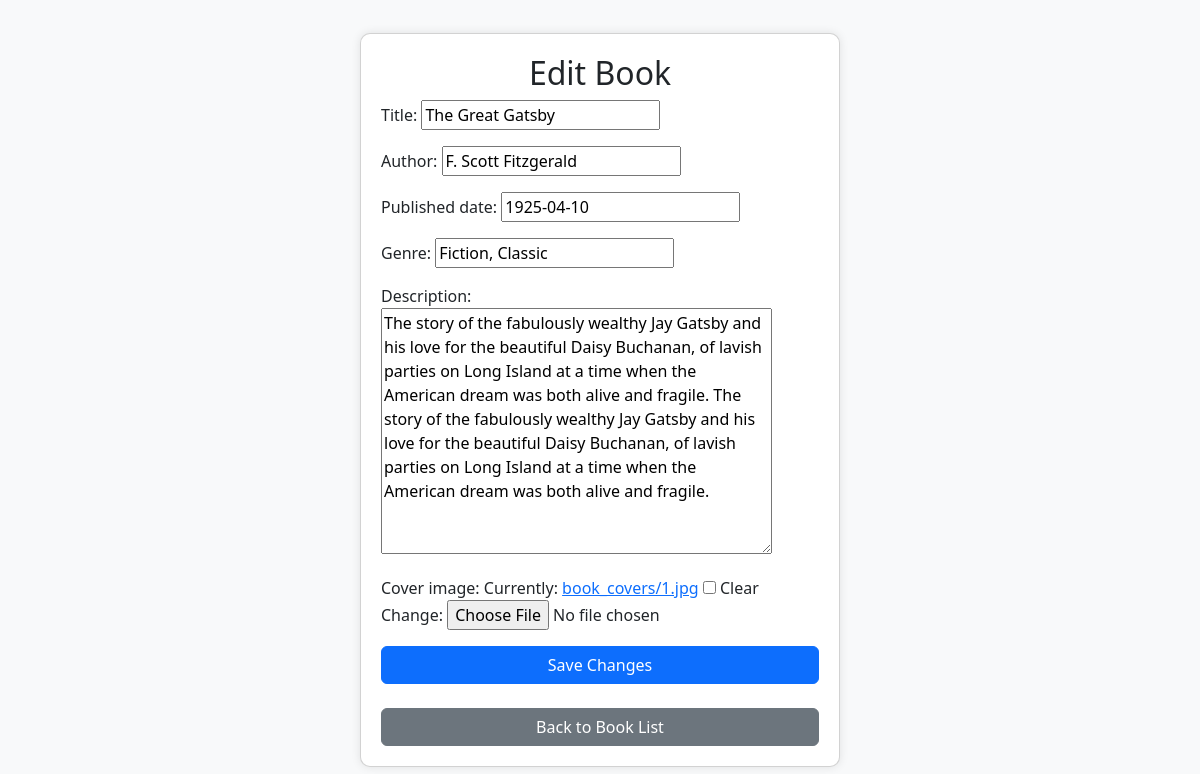
The page /books/edit/1/ on the database its author committed.
### books/models.py (models this page shows, shortened)
class Book(models.Model):
    title = models.CharField(max_length=200)
    author = models.CharField(max_length=200)
    published_date = models.DateField()
    genre = models.CharField(max_length=100)
    description = models.TextField()
    cover_image = models.ImageField(upload_to='book_covers/', blank=True, null=True)

### books/views.py (the view)
# urls.py: path('books/edit/<int:pk>/', EditBookView.as_view(), name='edit_book'),
class EditBookView(UpdateView):
    model = Book
    form_class = BookForm
    template_name = 'books/edit_book.html'
    context_object_name = 'book'
    success_url = reverse_lazy('book_list')

### books/forms.py
class BookForm(forms.ModelForm):
    class Meta:
        model = Book
        fields = ['title', 'author', 'published_date', 'genre', 'description', 'cover_image']

### books/templates/books/edit_book.html (shortened to what this page needs)
<!DOCTYPE html>
<html lang="en">
<head>
    <link href="https://cdn.jsdelivr.net/npm/bootstrap@5.3.0/dist/css/bootstrap.min.css" rel="stylesheet">
</head>
<body>
    <div class="card">
        <h2 class="text-center">Edit Book</h2>
        <form method="post" enctype="multipart/form-data">
            {{ form.as_p }}
            <button type="submit" class="btn btn-primary btn-save">Save Changes</button>
        </form>
        <br>
        <a href="{% url 'book_list' %}" class="btn btn-secondary w-100">Back to Book List</a>
    </div>
</body>
</html>

### books/templates/books/edit_book.html (style rules this page uses)
body { display: flex; justify-content: center; align-items: center; min-height: 100vh; background-color: #f8f9fa; }
.card { width: 40%; padding: 20px; border-radius: 10px; box-shadow: 0px 0px 10px rgba(0, 0, 0, 0.1); background: #fff; }
.btn-save { width: 100%; }

### rows shown on the page
Book: title "The Great Gatsby", author "F. Scott Fitzgerald", published_date "1925-04-10", genre "Fiction, Classic", description "The story of the fabulously wealthy Jay Gatsby and his love for the beautiful Daisy Buchanan, of lavish parties on Long Island at a time when the American dream was both alive and fragile. The story of the fabulously wealthy Jay Gatsby and his love for the beautiful Daisy Buchanan, of lavish parties on Long Island at a time when the American dream was both alive and fragile."
